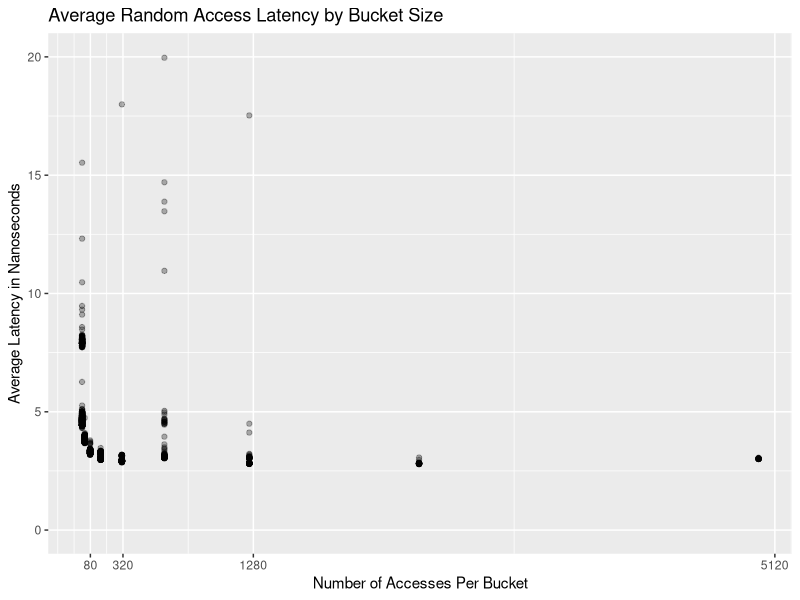
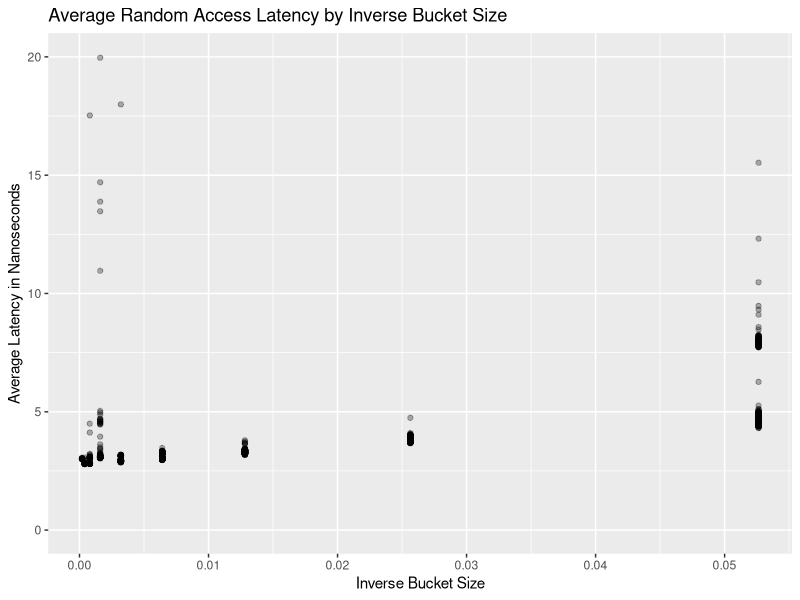

Source code (R) for these figures, in order:
library(ggplot2)
library(dplyr)

# Call format:
# Rscript make_plots.R plot_name


#plot.name <- commandArgs(trailingOnly = TRUE)[1]
#file.name

data <- read.csv('data/test_binsize.csv') %>% tbl_df()

size.labels <- 20 * 2^seq(2, 8, length.out = 4)



random.profile <- ggplot(data, aes(x = bucket_size, y = time_ns)) +
    geom_point(alpha = 0.3) + 
  scale_x_continuous(breaks = size.labels) + 
  scale_y_continuous(limits=c(0, 20)) + 
  labs(title = "Average Random Access Latency by Bucket Size",
       x = "Number of Accesses Per Bucket", y = "Average Latency in Nanoseconds")

ggsave(random.profile, file="plots/out/binsize.png")


# Try similar graph with inverse bucket size
data$inv_bucket_size = 1 / data$bucket_size

random.profile <- ggplot(data, aes(x = inv_bucket_size, y = time_ns)) +
    geom_point(alpha = 0.3) + 
  scale_x_continuous() + 
  scale_y_continuous(limits=c(0, 20)) + 
  labs(title = "Average Random Access Latency by Inverse Bucket Size",
       x = "Inverse Bucket Size", y = "Average Latency in Nanoseconds")

ggsave(random.profile, file="plots/out/inv_binsize.png")
